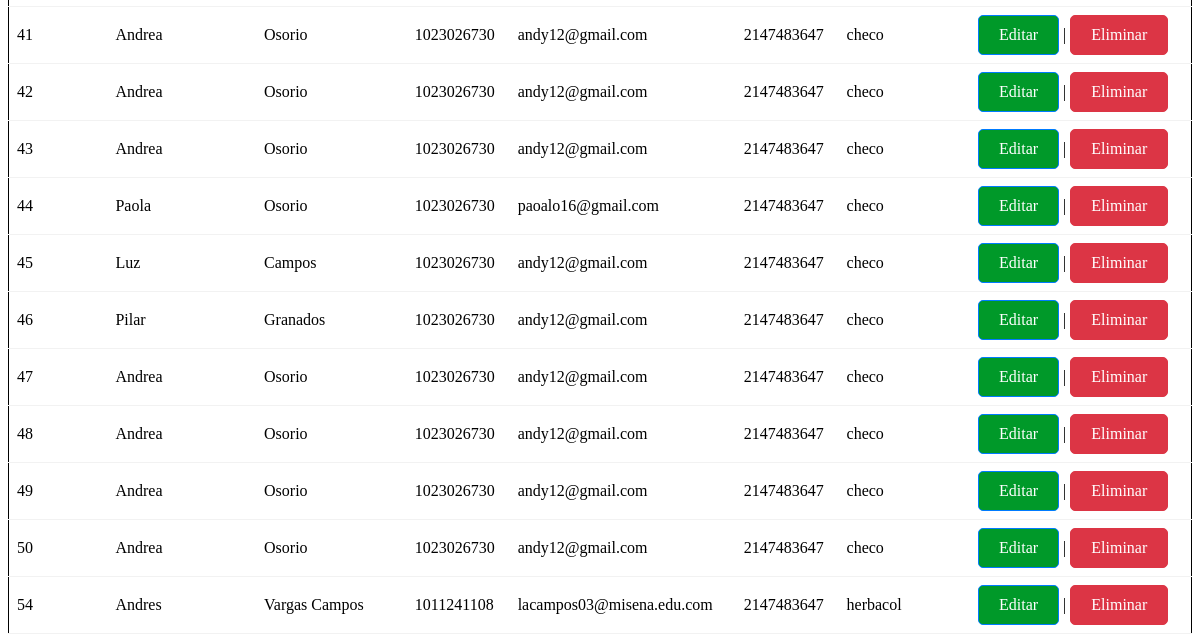
The app's page /Crud_Proveedor/mostrar_datos.php (lower part), older data.
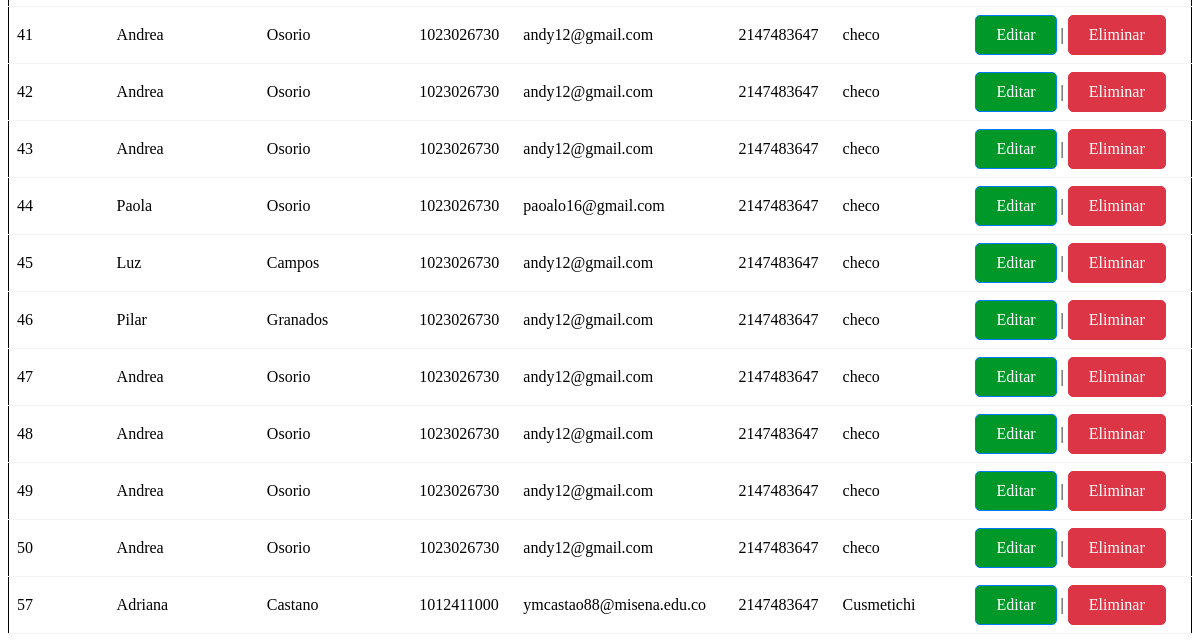
The same page, newer data.
### tables this page shows
CREATE TABLE `proveedor` (
  `pkidProveedor` int(11) NOT NULL,
  `NombreProveedor` varchar(45) NOT NULL,
  `ApellidoProveedor` varchar(45) NOT NULL,
  `IdentificacionProveedor` int(11) NOT NULL,
  `EmailProveedor` varchar(45) NOT NULL,
  `TelProveedor` int(11) NOT NULL,
  `EmpresaProveedor` varchar(45) NOT NULL
);

### Crud_Proveedor/mostrar_datos.php (the view, shortened to what this page needs)
<?php
$usuario = "root";
$pass = "";
$dbname = "bd_cusmetichi";
try {
    $mibd = new PDO('mysql:host=localhost;dbname=' . $dbname, $usuario, $pass);
    $mibd->setAttribute(PDO::ATTR_ERRMODE, PDO::ERRMODE_EXCEPTION);
$stmt = $mibd->query("SELECT * FROM Proveedor");
echo "<table style='border: 1px solid #000; width: 100%; border-collapse: collapse; padding: 15px; margin-top: 20px;'>";
while ($row = $stmt->fetch(PDO::FETCH_ASSOC)) {
echo "<tr style='border-bottom: 1px solid #f2f2f2;'>";
echo "<td style='padding: 8px; text-align: left;'>" . $row['pkidProveedor'] . "</td>";
echo "<td style='padding: 8px; text-align: left;'>" . $row['NombreProveedor'] . "</td>";
echo "<td style='padding: 8px; text-align: left;'>" . $row['ApellidoProveedor'] . "</td>";
echo "<td style='padding: 8px; text-align: left;'>" . $row['IdentificacionProveedor'] . "</td>";
echo "<td style='padding: 8px; text-align: left;'>" . $row['EmailProveedor'] . "</td>";
echo "<td style='padding: 8px; text-align: left;'>" . $row['TelProveedor'] . "</td>";
echo "<td style='padding: 8px; text-align: left;'>" . $row['EmpresaProveedor'] . "</td>";
echo "<td style='padding: 8px; text-align: left;'>";
echo "<a href='Editar.php?pkidProveedor=" . $row['pkidProveedor'] . "' class='edit-button'>Editar</a> | ";
echo "<a href='eliminar.php?pkidProveedor=" . $row['pkidProveedor'] . "' class='delete-button'>Eliminar</a>";
echo "</td>";
echo "</tr>";
}
echo "</table>";
} catch (PDOException $e) {
    echo "Error: " . $e->getMessage();
}
?>

### Crud_Proveedor/mostrar_datos.php (style rules this page uses)
.edit-button { display: inline-block; padding: 10px 20px; background-color: #009929; color: #fff; text-decoration: none; border: 1px solid #007bff; border-radius: 5px; cursor: pointer; }

Row changes from the older to the newer data that the page shows:
removed proveedor: pkidProveedor "54", NombreProveedor "Andres", ApellidoProveedor "Vargas Campos", IdentificacionProveedor "1011241108", EmailProveedor "lacampos03@misena.edu.com", TelProveedor "2147483647", EmpresaProveedor "herbacol"
added proveedor: pkidProveedor "57", NombreProveedor "Adriana", ApellidoProveedor "Castano", IdentificacionProveedor "1012411000", EmailProveedor "ymcastao88@misena.edu.co", TelProveedor "2147483647", EmpresaProveedor "Cusmetichi"
